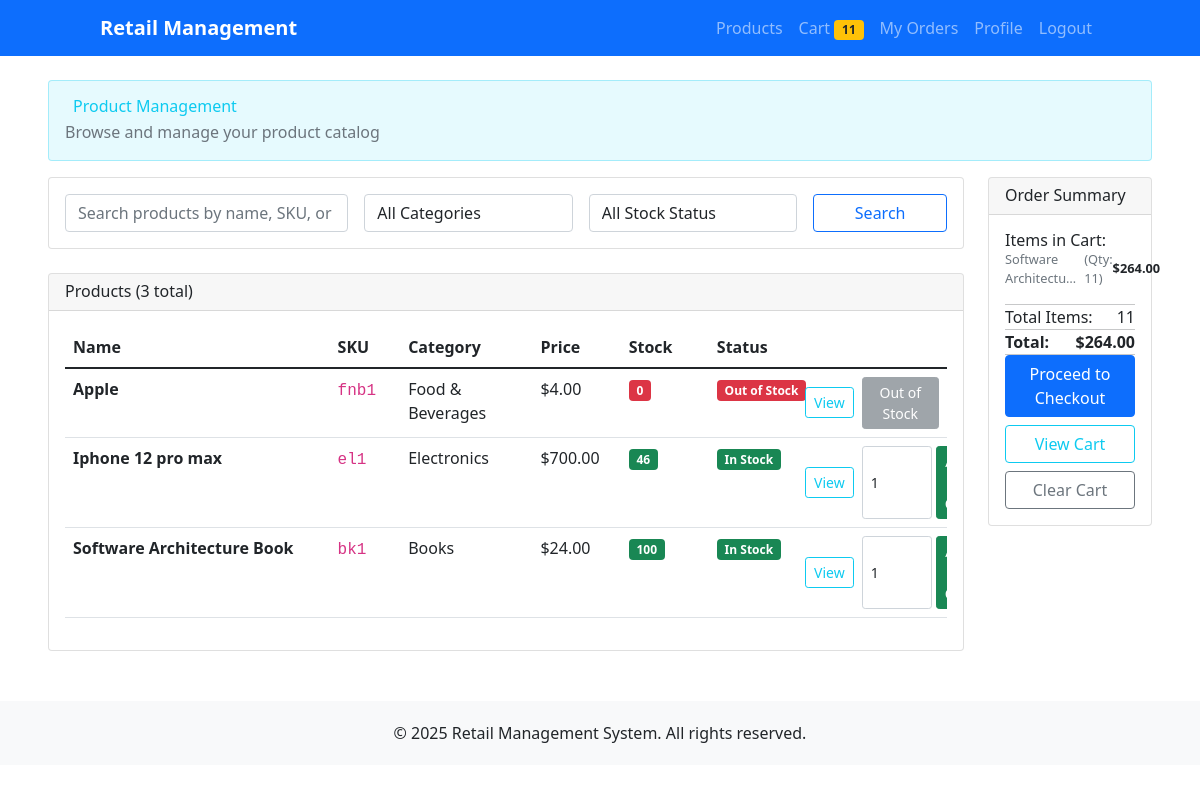
Page /products/ (signed in) on the earlier database version.
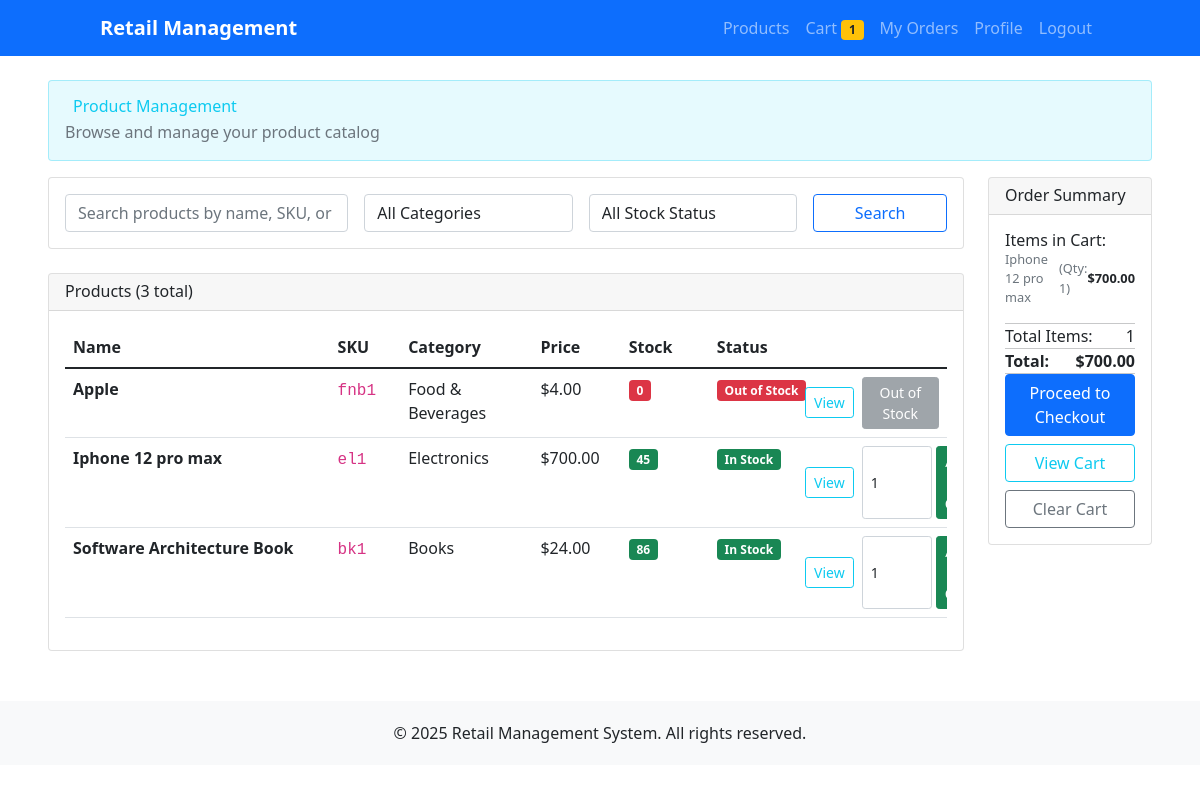
Same page on the later database version.
### products/models.py (models this page shows, shortened)
class Product(models.Model):
    name = models.CharField(max_length=200)
    description = models.TextField(blank=True)
    sku = models.CharField(max_length=50, unique=True, help_text="Stock Keeping Unit")
    price = models.DecimalField(
        max_digits=10,
        decimal_places=2,
        validators=[MinValueValidator(Decimal('0.01'))]
    )
    category = models.ForeignKey(Category, on_delete=models.CASCADE, related_name='products')
    stock_quantity = models.PositiveIntegerField(default=0)
    is_active = models.BooleanField(default=True)
    created_at = models.DateTimeField(auto_now_add=True)
    updated_at = models.DateTimeField(auto_now=True)
    class Meta:
        ordering = ['name']
        indexes = [
            models.Index(fields=['sku']),
            models.Index(fields=['category']),
            models.Index(fields=['is_active']),
        ]
    @property
    def stock_status(self):
        if self.stock_quantity == 0:
            return "Out of Stock"
        elif self.stock_quantity <= 10:
            return "Low Stock"
        else:
            return "In Stock"

class Category(models.Model):
    name = models.CharField(max_length=100, unique=True)
    description = models.TextField(blank=True)
    created_at = models.DateTimeField(auto_now_add=True)
    updated_at = models.DateTimeField(auto_now=True)
    class Meta:
        verbose_name_plural = "Categories"
        ordering = ['name']
    def __str__(self):
        return self.name

### products/views.py (the view, shortened to what this page needs)
# urls.py: path('', views.product_list, name='product_list'),
@login_required
def product_list(request):
    products = Product.objects.all()
    search_form = ProductSearchForm(request.GET)
    if search_form.is_valid():
        search = search_form.cleaned_data.get('search')
        category = search_form.cleaned_data.get('category')
        stock_status = search_form.cleaned_data.get('stock_status')
        if search:
            products = products.filter(
                Q(name__icontains=search) |
                Q(sku__icontains=search) |
                Q(description__icontains=search)
            )
        if category:
            products = products.filter(category=category)
    paginator = Paginator(products, 10)  # Show 10 products per page
    page_number = request.GET.get('page')
    page_obj = paginator.get_page(page_number)
    cart = Cart(request)
    cart_items = list(cart)
    cart_total_price = cart.get_total_price()
    cart_total_items = cart.get_total_items()
    context = {
        'page_obj': page_obj,
        'search_form': search_form,
        'total_products': products.count(),
        'cart_items': cart_items,
        'cart_total_price': cart_total_price,
        'cart_total_items': cart_total_items,
    }
    return render(request, 'products/product_list.html', context)

### products/forms.py
class ProductSearchForm(forms.Form):
    search = forms.CharField(
        max_length=200,
        required=False,
        widget=forms.TextInput(attrs={
            'class': 'form-control',
            'placeholder': 'Search products by name, SKU, or description...'
        })
    )
    category = forms.ModelChoiceField(
        queryset=Category.objects.all(),
        required=False,
        empty_label="All Categories",
        widget=forms.Select(attrs={'class': 'form-control'})
    )
    stock_status = forms.ChoiceField(
        choices=[
            ('', 'All Stock Status'),
            ('in_stock', 'In Stock'),
            ('low_stock', 'Low Stock'),
            ('out_of_stock', 'Out of Stock'),
        ],
        required=False,
        widget=forms.Select(attrs={'class': 'form-control'})
    )

### accounts/context_processors.py (called while the page is built)
def user_admin_status(request):
    if request.user.is_authenticated:
        if request.user.is_superuser:
            return {'user_is_admin': True}
        if hasattr(request.user, 'profile'):
            return {'user_is_admin': request.user.profile.is_admin}
    return {'user_is_admin': False}

### cart/models.py (called while the page is built)
    def get_total_items(self):
        return self.__len__()

### templates/products/product_list.html (shortened to what the changed rows need)
{% extends 'accounts/base.html' %}
{% block content %}
<div class="row">
    <div class="col-12">
        <div class="card" style="background-color: rgba(13, 202, 240, 0.1); border: 1px solid rgba(13, 202, 240, 0.3);" mb-4>
            <div class="card-body">
                <div class="d-flex justify-content-between align-items-center">
                    <div>
                        <h2 class="mb-1 text-info">
                            Product Management
                        </h2>
                    </div>
                </div>
            </div>
        </div>
    </div>
</div>
<div class="row mt-3">
    <div class="{% if user_is_admin %}col-12{% else %}col-md-10{% endif %}">
        <div class="card">
            <div class="card-body">
                {% if page_obj %}
                    <div class="table-responsive">
                        <table class="table table-hover" style="table-layout: fixed;">
                            <thead>
                                <tr>
                                    <th style="width: 30%;">Name</th>
                                    <th style="width: 8%;">SKU</th>
                                    <th style="width: 15%;">Category</th>
                                    <th style="width: 10%;">Price</th>
                                    <th style="width: 10%;">Stock</th>
                                    <th style="width: 10%;">Status</th>
                                </tr>
                            </thead>
                            <tbody>
                                {% for product in page_obj %}
                                <tr>
                                    <td>
                                        <strong class="text-truncate d-block" style="max-width: 100%;" title="{{ product.name }}">{{ product.name }}</strong>
                                    </td>
                                    <td><code>{{ product.sku }}</code></td>
                                    <td>{{ product.category.name }}</td>
                                    <td>${{ product.price }}</td>
                                    <td>
                                        <span class="badge {% if product.stock_quantity == 0 %}bg-danger{% elif product.stock_quantity <= 10 %}bg-warning{% else %}bg-success{% endif %}">
                                            {{ product.stock_quantity }}
                                        </span>
                                    </td>
                                    <td>
                                        <span class="badge {% if product.stock_quantity == 0 %}bg-danger{% elif product.stock_quantity <= 10 %}bg-warning{% else %}bg-success{% endif %}">
                                            {{ product.stock_status }}
                                        </span>
                                    </td>
                                    {% if user_is_admin %}
                                        <td>
                                            <div class="btn-group btn-group-sm">
                                                <a href="{% url 'products:product_detail' product.pk %}" class="btn btn-outline-info">View</a>
                                                <a href="{% url 'products:product_update' product.pk %}" class="btn btn-outline-warning">Edit</a>
                                                <a href="{% url 'products:product_delete' product.pk %}" class="btn btn-outline-danger">Delete</a>
                                            </div>
                                        </td>
                                    {% else %}
                                        <td>
                                            <div class="d-flex gap-2 align-items-center">
                                                <a href="{% url 'products:product_detail' product.pk %}" class="btn btn-outline-info btn-sm">View</a>
                                                {% if product.is_active and product.stock_quantity > 0 %}
                                                    <form method="post" action="{% url 'cart:cart_add' product.id %}" class="d-flex gap-1">
                                                        <input type="number" name="quantity" value="1" min="1" max="{{ product.stock_quantity }}" class="form-control form-control-sm" style="width: 70px;" title="Max: {{ product.stock_quantity }} available">
                                                        {% if product.stock_quantity <= 5 %}
                                                            <button type="submit" class="btn btn-warning btn-sm" title="⚠️ Low Stock: Only {{ product.stock_quantity }} left!">Add to Cart</button>
                                                        {% else %}
                                                            <button type="submit" class="btn btn-success btn-sm">Add to Cart</button>
                                                        {% endif %}
                                                    </form>
                                                {% else %}
                                                    <button class="btn btn-secondary btn-sm" disabled title="This product is currently unavailable">Out of Stock</button>
                                                {% endif %}
                                            </div>
                                        </td>
                                    {% endif %}
                                </tr>
                                {% endfor %}
                            </tbody>
                        </table>
                    </div>
                {% endif %}
            </div>
        </div>
    </div>
    {% if not user_is_admin %}
    <div class="col-md-2">
        <div class="card sticky-top" style="top: 20px;">
            <div class="card-body">
                {% if cart_items %}
                    <div class="mb-3">
                        <h6>Items in Cart:</h6>
                        {% for item in cart_items %}
                            <div class="d-flex justify-content-between align-items-center mb-2">
                                <div class="d-flex align-items-center gap-2">
                                    <small class="text-muted">{{ item.product.name|truncatechars:20 }}</small>
                                    <small class="text-muted">(Qty: {{ item.quantity }})</small>
                                </div>
                                <small class="fw-bold">${{ item.total_price|floatformat:2 }}</small>
                            </div>
                        {% endfor %}
                    </div>
                    <hr>
                    <div class="d-flex justify-content-between">
                        <span>Total Items:</span>
                        <span>{{ cart_total_items }}</span>
                    </div>
                    <hr>
                    <div class="d-flex justify-content-between fw-bold">
                        <span>Total:</span>
                        <span>${{ cart_total_price|floatformat:2 }}</span>
                    </div>
                    <hr>
                    <div class="d-grid gap-2">
                        <a href="{% url 'cart:checkout' %}" class="btn btn-primary w-100">Proceed to Checkout</a>
                        <a href="{% url 'cart:cart_view' %}" class="btn btn-outline-info w-100">View Cart</a>
                        <form method="post" action="{% url 'cart:cart_clear' %}">
                            <button type="submit" class="btn btn-outline-secondary w-100">Clear Cart</button>
                        </form>
                    </div>
                {% endif %}
            </div>
        </div>
    </div>
    {% endif %}
</div>
{% endblock %}

Differences in the rows shown:
no longer on one of the page's lists (row edited): Product: product.name "Software Architectu…"
now on one of the page's lists (row edited): Product: product.name "Iphone 12 pro max", total_price "700.00"
changed Product "Iphone 12 pro max": stock_quantity "46" → "45"
changed Product "Software Architecture Book": stock_quantity "100" → "86"
Other differences:
{{ cart_total_items }}: "11" → "1"
{{ cart_total_price|floatformat:2 }}: "264.00" → "700.00"
